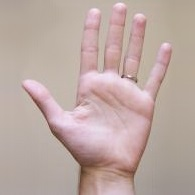
//> input picture ComputerVision/Images/LeftHand_2.jpg, 195 x 195 px, given in place of the camera
$ ./ComputerVision   (built with g++ and OpenCV 4)
//> lines starting //> are read from the running program, lines starting //| are printed output that depends on the picture; after the words box and inside, x2 and y2 are one past the last pixel; in counts of white or black regions, pixels touching at a corner belong together
//> further down, input is the input picture: 195 rows x 195 cols, CV_8UC3; mean B, G, R 162.7, 168.5, 188.2
/*
	This program uses a usb camera to read objects from the video feed.

	Bas Winkelhof, 2020-5-12
*/

#include <opencv2/core.hpp>
#include <opencv2/videoio.hpp>
#include <opencv2/highgui.hpp>
#include <opencv2/opencv.hpp>
#include <iostream>
#include <vector>
#include <math.h>
#include <sstream>
#include <string>


using namespace cv;
using std::vector;


const String window_capture_name = "Video Capture";
const String window_detection_name = "Finger Detection";

double distance_threshold = 50.0;
int counted_fingers = 0;
std::string text;

double calculateAngle(Point far, Point start, Point end);


double calculateAngle(Point far, Point start, Point end) {
    double a = sqrt(pow((end.x - start.x), 2) + pow((end.y - start.y), 2));
    double b = sqrt(pow((far.x - start.x), 2) + pow((far.y - start.y), 2));
    double c = sqrt(pow((end.x - far.x), 2) + pow((end.y - far.y), 2));
    double angle = acos((pow(b, 2) + pow(c, 2) - pow(a, 2)) / (2 * b * c));
    return angle;
}

cv::Mat doEdgeDetect(cv::Mat input) {
    counted_fingers = 0;
    vector<vector<Point>> Contours;
    vector<Vec4i> hier;
    vector<Point> points;
    vector<Point> far_points;

    int min_area = 35;
    int dilation_size = 12;
    cv::Mat output;


    Mat element = getStructuringElement(cv::MORPH_RECT,
        Size(2 * dilation_size + 1, 2 * dilation_size + 1),
        Point(dilation_size, dilation_size));
    blur(input, output, Size(7, 7));
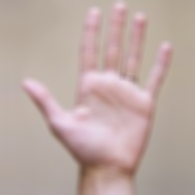
//> output: 195 rows x 195 cols, CV_8UC3; mean B, G, R 162.7, 168.5, 188.2
    cvtColor(output, output, COLOR_BGR2HSV);
//> output: 195 rows x 195 cols, CV_8UC3; mean H, S, V 45.1, 37.1, 188.2

    cv::inRange(output, cv::Vec3i(0, 0, 0), cv::Vec3i(10, 255, 255), output);
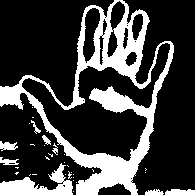
//> output: 195 rows x 195 cols, CV_8UC1; 25% white; 34 white regions (25 under 20 px), largest, box (x1, y1, x2, y2) and area: (0, 0, 174, 195) 7835, (0, 163, 73, 195) 1032, (165, 189, 195, 195) 155
    cv::threshold(output, output, 25, 255, THRESH_BINARY);
    cv::dilate(output, output, element);
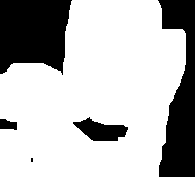
//> output: 195 rows x 195 cols, CV_8UC1; 75.1% white; 5 black regions (1 under 20 px), largest, box (x1, y1, x2, y2) and area: (0, 0, 72, 75) 4395, (158, 0, 195, 177) 4167, (73, 117, 128, 141) 762, (0, 119, 17, 130) 145
    cv::erode(output, output, element);
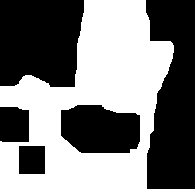
//> output: 195 rows x 195 cols, CV_8UC1; 49.9% white; 1 white region
    findContours(output, Contours, hier, cv::RETR_CCOMP, cv::CHAIN_APPROX_SIMPLE, Point(0, 0));
//> Contours = 3 contours; box (x1, y1, x2, y2) and area: (0, 0, 195, 195) 22511, (60, 104, 141, 154) 3343, (18, 145, 46, 175) 781

    auto it = Contours.begin();
    while (it != Contours.end()) {
        if (contourArea(*it) < min_area) {
            it = Contours.erase(it);
        }
        else {
            it++;
        }
    }
//> this loop made 3 passes

    Mat drawing = Mat::zeros(output.size(), CV_8UC3);
    vector<vector<Point> >hull(Contours.size());
//> hull = 3 empty contours
    vector<vector<int> > hullsI(Contours.size());
//> hullsI = 3 items
    vector<vector<Vec4i>> defects(Contours.size());
//> defects = 3 items

    for (int i = 0; i < Contours.size(); i++)
    {
        try {
            convexHull(Contours[i], hull[i], false, false);
            convexHull(Contours[i], hullsI[i], true, false);
            if (hullsI[i].size() > 3)
            {
                convexityDefects(Contours[i], hullsI[i], defects[i]);
            }
        }
        catch (cv::Exception e) {

        }
        drawContours(drawing, Contours, i, cv::Scalar(255, 0, 0));
        drawContours(drawing, hull, i, cv::Scalar(255, 0, 0));
    }
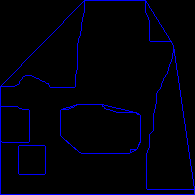
//> drawing: 195 rows x 195 cols, CV_8UC3; mean B, G, R 10.3, 0, 0

    for (int i = 0; i < Contours.size(); ++i)
    {
        for (const Vec4i& v : defects[i])
        {
            float depth = v[3] / 256;
            if (depth > 1)
            {
                int startidx = v[0]; Point ptStart(Contours[i][startidx]);
                int endidx = v[1]; Point ptEnd(Contours[i][endidx]);
                int faridx = v[2]; Point ptFar(Contours[i][faridx]);

                if (calculateAngle(ptFar, ptStart, ptEnd) > 1.5) {
                    continue;
                }

                points.push_back(ptStart);
                points.push_back(ptEnd);
                far_points.push_back(ptFar);
                circle(drawing, ptFar, 4, Scalar(0, 255, 0), 2);
            }
        }
    }
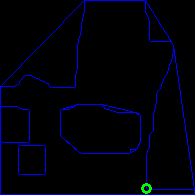
//> drawing: 195 rows x 195 cols, CV_8UC3; 0.18% of pixels changed, all inside (x1, y1, x2, y2) = (141, 183, 152, 194)
//> after the loop, points = 2 Points (x, y): [194, 189], [173, 45]; far_points = 1 Point (x, y): [146, 188]


    for (auto it = points.begin(); it != points.end(); it++) {
        for (auto it_2 = points.begin(); it_2 != points.end(); it_2++) {
            if (it != it_2) {
                double distance = sqrt(pow(it->x - it_2->x, 2) + pow(it->y - it_2->y, 2));
                if (distance < distance_threshold) {
                    it = points.erase(it);
                    it_2 = points.begin();
                }
            }
            else {
                continue;
            }
        }
    }
//> this loop made 2 passes
    counted_fingers = points.size();
//> counted_fingers = 2

    return drawing;
}

int main()
{

    VideoCapture cap(0);
    std::vector<std::vector<Point>> contours;
    namedWindow(window_capture_name);
    namedWindow(window_detection_name);

    Mat input, output;


    while (true) {
        cap >> input;
        output = doEdgeDetect(input);
        std::stringstream ss;
        ss << "Detected fingers: " << counted_fingers;
        cv::putText(output, ss.str(), cv::Point(0, 50), cv::FONT_HERSHEY_PLAIN, 2.0, cv::Scalar(255, 255, 255));
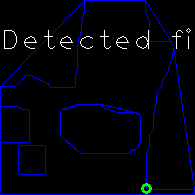
//> output: 195 rows x 195 cols, CV_8UC3; 0.96% of pixels changed, all inside (x1, y1, x2, y2) = (4, 28, 191, 49)
        imshow(window_capture_name, input);
        imshow(window_detection_name, output);

        char key = (char)waitKey(30);
//> the 'q' key is pressed
        if (key == 'q' || key == 27)
        {
            break;
        }
    }
    return 0;
}
